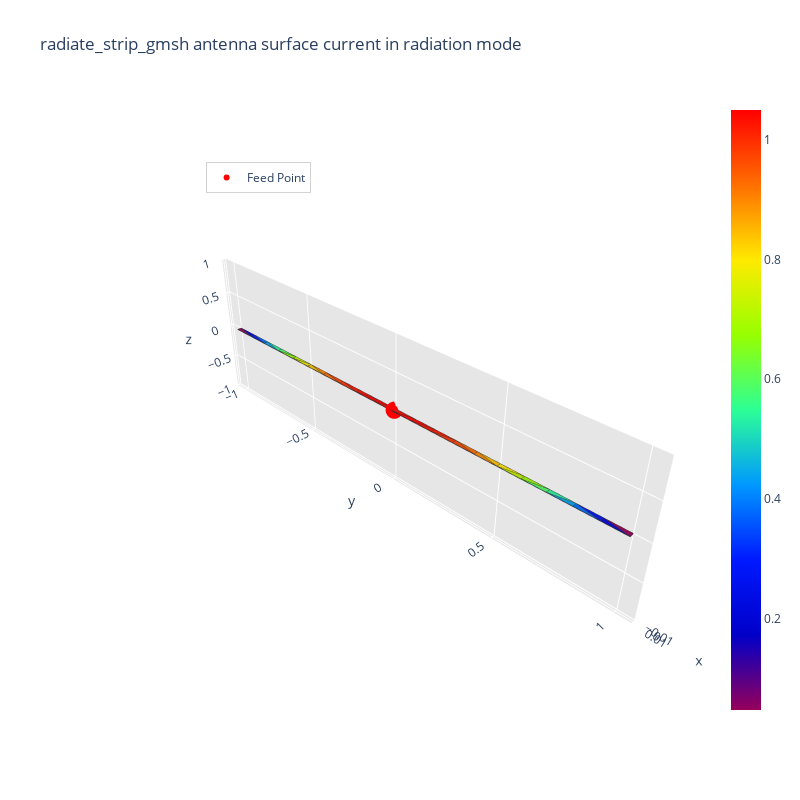
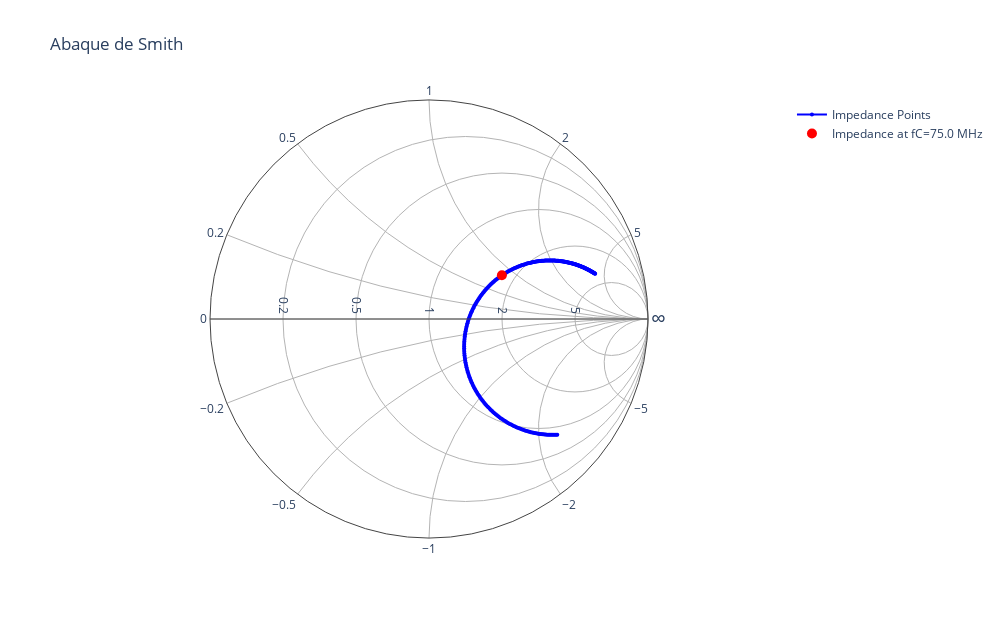

The notebook cell these images were saved under, in order:
### Markdown cell above
impedance, current_strip = radiation_algorithm(radiate_strip_mat_gmsh, 75e6, feed_point)

### Code cell
f_resonance, s11_db, R_res, X_res = frequency_sweep(radiate_strip_mat_gmsh, 60e6, 75e6, 90e6, feed_point)
plot_s11_curve(s11_db, 60e6, 90e6)

### Figure 1 — Plotly figure (JSON) as saved in the notebook; plotly's stock layout.template omitted (floating-point values rounded to 4 significant figures; data arrays with more than 128 entries replaced by an {"elided": "..."} marker saying what was removed)
{"data": [{"facecolor": ["rgb(150, 0, 90)", "rgb(4, 162, 245)", "rgb(255, 199, 0)", "rgb(255, 234, 0)", "rgb(155, 254, 0)", "rgb(155, 254, 0)", "rgb(255, 199, 0)", "rgb(41, 247, 158)", "rgb(255, 68, 0)", "rgb(0, 18, 239)", "rgb(255, 50, 0)", "rgb(150, 0, 90)", "rgb(255, 23, 0)", "rgb(78, 255, 103)", "rgb(255, 13, 0)", "rgb(0, 108, 255)", "rgb(255, 2, 0)", "rgb(4, 161, 245)", "rgb(255, 0, 0)", "rgb(191, 247, 0)", "rgb(255, 137, 0)", "rgb(255, 110, 0)", "rgb(255, 2, 0)", "rgb(255, 68, 0)", "rgb(255, 23, 0)", "rgb(255, 50, 0)", "rgb(0, 5, 212)", "rgb(255, 13, 0)", "rgb(255, 0, 0)", "rgb(255, 9, 0)", "rgb(255, 110, 0)", "rgb(0, 5, 212)", "rgb(255, 137, 0)", "rgb(255, 9, 0)", "rgb(255, 234, 0)", "rgb(0, 18, 239)", "rgb(191, 247, 0)", "rgb(0, 108, 255)", "rgb(78, 255, 103)", "rgb(41, 247, 158)"], "i": [4, 40, 27, 26, 38, 25, 37, 24, 36, 23, 35, 3, 35, 20, 34, 22, 33, 21, 33, 19, 18, 17, 31, 16, 30, 15, 2, 14, 13, 32, 36, 41, 37, 12, 37, 41, 38, 41, 39, 40], "j": [0, 5, 28, 27, 6, 26, 8, 25, 10, 24, 10, 23, 11, 25, 11, 24, 11, 24, 12, 26, 28, 28, 14, 17, 15, 16, 23, 15, 14, 13, 9, 0, 9, 13, 7, 4, 7, 5, 6, 6], "k": [1, 6, 18, 18, 7, 19, 9, 20, 35, 22, 11, 2, 34, 19, 33, 21, 12, 20, 32, 18, 17, 29, 30, 29, 29, 29, 22, 30, 31, 31, 10, 4, 36, 32, 8, 5, 37, 40, 38, 39], "name": "", "type": "mesh3d", "x": [-0.01, 0.01, 0.01, -0.01, 0.01, 0.01, 0.01, 0.01, 0.01, 0.01, 0.01, 0.01, 0.01, 0.01, 0.01, 0.01, 0.01, 0.01, 0.01, 0.01, 0.01, 0.01, 0.01, -0.01, -0.01, -0.01, -0.01, -0.01, -0.01, -0.01, -0.01, -0.01, -0.01, -0.01, -0.01, -0.01, -0.01, -0.01, -0.01, -0.01, -0.01, -0.01], "y": [-1.0, -1.0, 1.0, 1.0, -0.9, -0.8, -0.7, -0.6, -0.5, -0.4, -0.3, -0.2, -0.1, 0.0, 0.1, 0.2, 0.3, 0.4, 0.5, 0.6, 0.7, 0.8, 0.9, 0.9, 0.8, 0.7, 0.6, 0.5, 0.4, 0.3, 0.2, 0.1, 0.0, -0.1, -0.2, -0.3, -0.4, -0.5, -0.6, -0.7, -0.8, -0.9], "z": [0.0, 0.0, 0.0, 0.0, 0.0, 0.0, 0.0, 0.0, 0.0, 0.0, 0.0, 0.0, 0.0, 0.0, 0.0, 0.0, 0.0, 0.0, 0.0, 0.0, 0.0, 0.0, 0.0, 0.0, 0.0, 0.0, 0.0, 0.0, 0.0, 0.0, 0.0, 0.0, 0.0, 0.0, 0.0, 0.0, 0.0, 0.0, 0.0, 0.0, 0.0, 0.0]}, {"line": {"color": "rgb(50, 50, 50)", "width": 1.5}, "mode": "lines", "showlegend": false, "type": "scatter3d", "x": {"elided": "200 float values"}, "y": {"elided": "200 float values"}, "z": {"elided": "200 int values"}}, {"hoverinfo": "none", "marker": {"color": [0.04708, 1.05], "colorscale": [[0, "rgb(150, 0, 90)"], [0.125, "rgb(0, 0, 200)"], [0.25, "rgb(0, 25, 255)"], [0.375, "rgb(0, 152, 255)"], [0.5, "rgb(44, 255, 150)"], [0.625, "rgb(151, 255, 0)"], [0.75, "rgb(255, 234, 0)"], [0.875, "rgb(255, 111, 0)"], [1, "rgb(255, 0, 0)"]], "showscale": true, "size": 0.1}, "mode": "markers", "showlegend": false, "type": "scatter3d", "x": [-0.01], "y": [-1.0], "z": [0.0]}, {"marker": {"color": "red", "size": 6, "symbol": "circle"}, "mode": "markers+text", "name": "Feed Point", "type": "scatter3d", "x": [0], "y": [0], "z": [0]}], "layout": {"height": 800, "legend": {"bgcolor": "rgba(255,255,255,0.7)", "bordercolor": "lightgray", "borderwidth": 1, "x": 0.2, "xanchor": "left", "y": 0.9, "yanchor": "top"}, "scene": {"aspectratio": {"x": 0.01, "y": 1, "z": 0.3}, "camera": {"eye": {"x": 0.8, "y": 0.8, "z": 0.7}}, "xaxis": {"backgroundcolor": "rgb(230, 230, 230)", "gridcolor": "rgb(255, 255, 255)", "showbackground": true, "zerolinecolor": "rgb(255, 255, 255)"}, "yaxis": {"backgroundcolor": "rgb(230, 230, 230)", "gridcolor": "rgb(255, 255, 255)", "showbackground": true, "zerolinecolor": "rgb(255, 255, 255)"}, "zaxis": {"backgroundcolor": "rgb(230, 230, 230)", "gridcolor": "rgb(255, 255, 255)", "showbackground": true, "zerolinecolor": "rgb(255, 255, 255)"}}, "title": {"text": "radiate_strip_gmsh antenna surface current in radiation mode"}, "width": 800}}

### Figure 2 — Plotly figure (JSON) as saved in the notebook; plotly's stock layout.template omitted (floating-point values rounded to 4 significant figures; data arrays with more than 128 entries replaced by an {"elided": "..."} marker saying what was removed)
{"data": [{"hoverinfo": "text", "imag": {"elided": "300 float values"}, "marker": {"color": "blue", "size": 4}, "mode": "markers+lines", "name": "Impedance Points", "real": {"elided": "300 float values"}, "text": {"elided": "300 str values"}, "type": "scattersmith"}, {"hoverinfo": "text", "imag": [0.8225], "marker": {"color": "red", "size": 10, "symbol": "circle"}, "mode": "markers", "name": "Impedance at fC=75.0 MHz", "real": [1.752], "text": ["Z = 87.597+41.127j at 75.0 MHz"], "type": "scattersmith"}], "layout": {"height": 618, "showlegend": true, "title": {"text": "Abaque de Smith"}, "width": 1000}}
